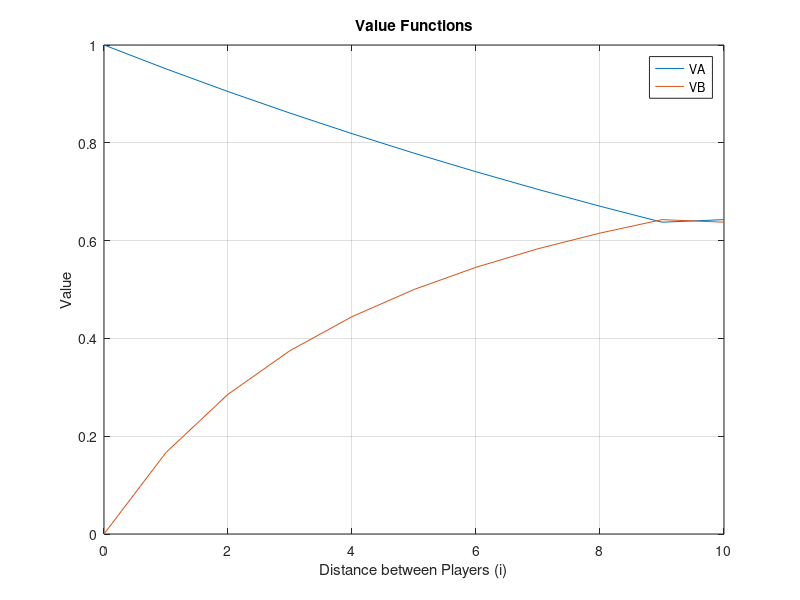
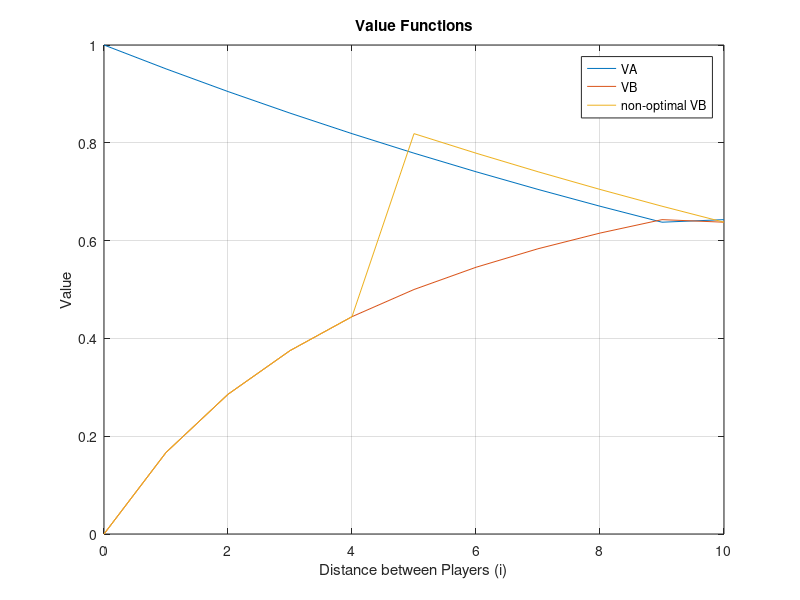

MATLAB code for these plots, in order:
clc
clear

%% Task 2
p0 = 0.05; r0 = 5; N = 10;
A = 1; B = 1;
iA = 0; iB = 0;
VA = zeros(N+1,1); VB = zeros(N+1,1); VBn = zeros(N+1,1);
VA(1,1) = 1; VB(1,1) = 0; VBn(1,1) = 0;
alpha = []; beta = [];

for i = 1:1:N
   alpha(i) = exp(-p0*i); beta(i) = 1-(i/(r0+i));
   if A == 1
       if alpha(i) < VB(i)
           VA(i+1) = VB(i);
       else
           VA(i+1) = alpha(i);
           iA = iA + 1;
       end
   end     
    
   if B == 1
       if (1 - beta(i)) > VA(i)
           VB(i+1) = VA(i);
       else
           VB(i+1) = 1 - beta(i);
           iB = iB + 1;
       end
   end
   
   % non-optimal strategy for Bruno in Task 3
   if B == 1 
       if alpha(i) >0.5 && beta(i) > 0.5
           VBn(i+1) = 1 - beta(i);
       else
           VBn(i+1) = VA(i);
       end
   end
end

%% Plot of the sequences
figure(1)
plot(0:N, VA); hold on;
plot(0:N, VB); hold on; grid on;
xlabel('Distance between Players (i)'); ylabel('Value');
title('Value Functions'); legend('VA','VB'); 

figure(2)
plot(0:N, VA); hold on;
plot(0:N, VB); hold on;
plot(0:N, VBn); hold on; grid on;
xlabel('Distance between Players (i)'); ylabel('Value');
title('Value Functions'); legend('VA','VB','non-optimal VB'); 

%% Largest interger i
X = ['The largest distance when Annie should first shoot is ', num2str(iA)];
Y = ['The largest distance when Bruno should first shoot is ', num2str(iB)];
disp(X); disp(Y);